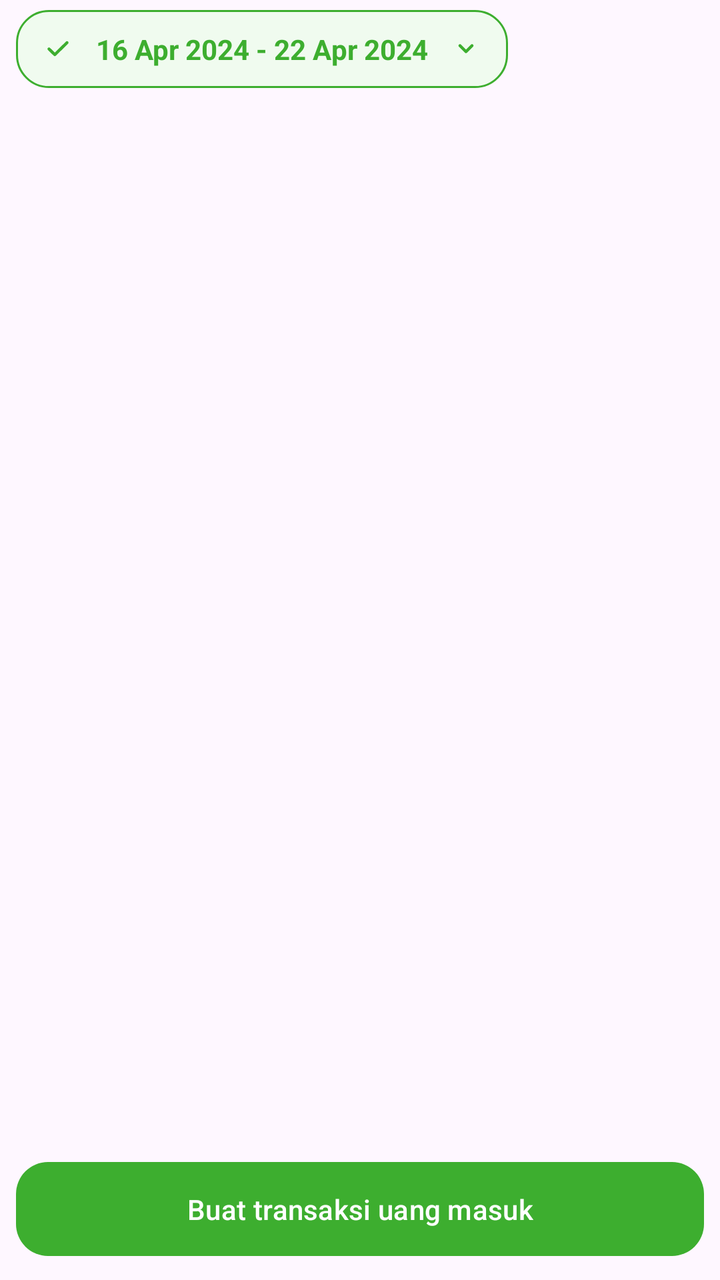
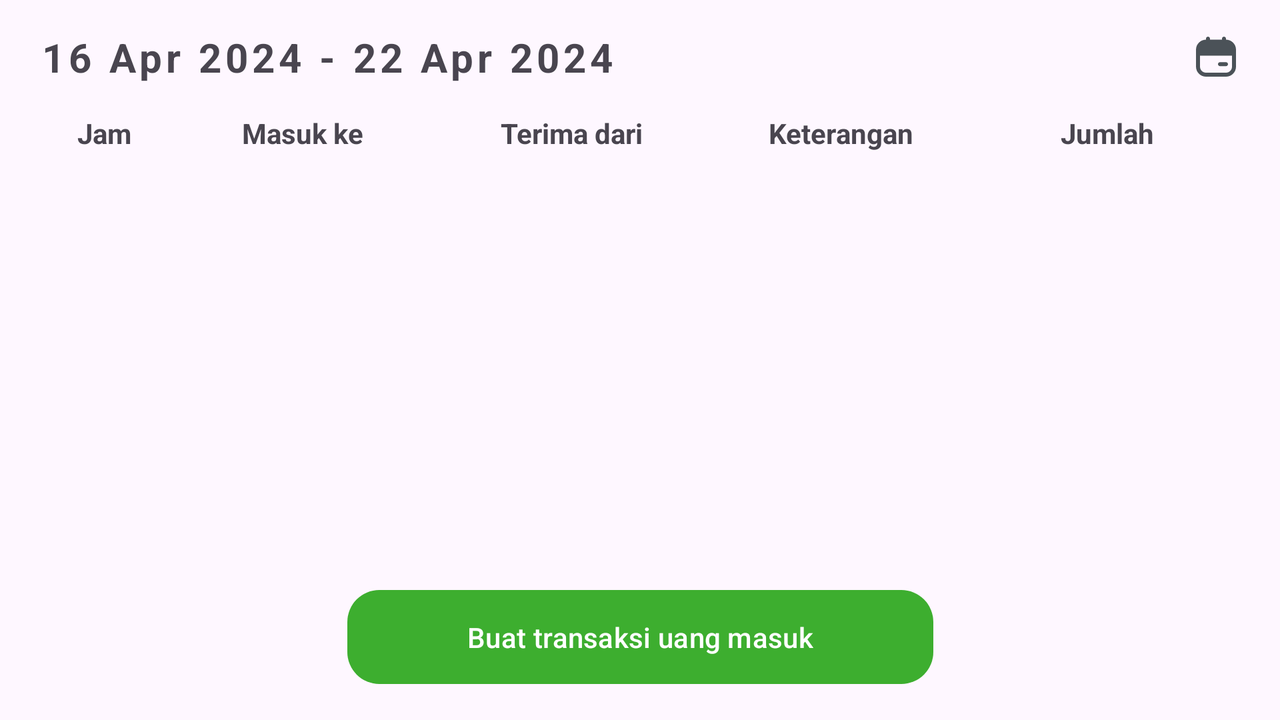

The same Android screen from two of the app's own layout files: first res/layout/ as a phone draws it, then the repository's variant for another configuration, drawn on a device whose configuration selects that folder. Both files follow.
<!-- AndroidManifest.xml: application theme Theme.UangMasukKeluar -->
<!-- res/layout/fragment_uang_masuk_main.xml -->
<?xml version="1.0" encoding="utf-8"?>
<androidx.constraintlayout.widget.ConstraintLayout xmlns:android="http://schemas.android.com/apk/res/android"
    xmlns:app="http://schemas.android.com/apk/res-auto"
    xmlns:tools="http://schemas.android.com/tools"
    android:layout_width="match_parent"
    android:layout_height="match_parent"
    android:paddingHorizontal="8dp"
    tools:context=".ui.finance.masuk.UangMasukMainFragment">

    <LinearLayout
        android:id="@+id/llNoData"
        android:layout_width="match_parent"
        android:layout_height="wrap_content"
        android:orientation="vertical"
        android:visibility="gone"
        app:layout_constraintBottom_toBottomOf="parent"
        app:layout_constraintTop_toTopOf="parent">

        <ImageView
            android:layout_width="match_parent"
            android:layout_height="300dp"
            android:padding="20dp"
            android:src="@drawable/no_data_finance" />

        <com.google.android.material.button.MaterialButton
            android:id="@+id/btAturPeriode"
            android:layout_width="wrap_content"
            android:layout_height="wrap_content"
            android:layout_gravity="center_horizontal"
            android:backgroundTint="@color/colorSecondary"
            android:text="Atur Periode"
            android:textColor="@color/colorPrimary" />

    </LinearLayout>

    <TextView
        android:id="@+id/tvPeriode"
        android:layout_width="wrap_content"
        android:layout_height="wrap_content"
        android:layout_marginTop="5dp"
        android:background="@drawable/rounded_background_green"
        android:drawablePadding="10dp"
        android:paddingHorizontal="12dp"
        android:paddingVertical="10dp"
        android:textColor="@color/colorPrimary"
        android:textStyle="bold"
        app:drawableEndCompat="@drawable/ic_arrow_down_chev"
        app:drawableStartCompat="@drawable/ic_check"
        app:layout_constraintStart_toStartOf="parent"
        app:layout_constraintTop_toTopOf="parent"
        tools:text="16 Apr 2024 - 22 Apr 2024" />

    <androidx.recyclerview.widget.RecyclerView
        android:id="@+id/recyclerView"
        android:layout_width="match_parent"
        android:layout_height="0dp"
        android:layout_marginTop="10dp"
        android:orientation="vertical"
        app:layoutManager="androidx.recyclerview.widget.LinearLayoutManager"
        app:layout_constraintBottom_toTopOf="@+id/btInsertuangMasuk"
        app:layout_constraintTop_toBottomOf="@+id/tvPeriode"
        tools:listitem="@layout/item_finance_by_date" />

    <com.google.android.material.button.MaterialButton
        android:id="@+id/btInsertuangMasuk"
        android:layout_width="match_parent"
        android:layout_height="wrap_content"
        android:layout_marginVertical="8dp"
        android:paddingVertical="14dp"
        android:text="Buat transaksi uang masuk"
        app:layout_constraintBottom_toBottomOf="parent" />

</androidx.constraintlayout.widget.ConstraintLayout>
<!-- res/layout/item_finance_by_date.xml (included above) -->
<?xml version="1.0" encoding="utf-8"?>
<LinearLayout xmlns:android="http://schemas.android.com/apk/res/android"
    xmlns:tools="http://schemas.android.com/tools"
    android:layout_width="match_parent"
    android:layout_height="wrap_content"
    xmlns:app="http://schemas.android.com/apk/res-auto"
    android:orientation="vertical">

    <LinearLayout
        android:layout_width="match_parent"
        android:layout_height="wrap_content"
        android:orientation="horizontal"
        android:paddingHorizontal="16dp">

        <TextView
            android:id="@+id/tvTanggal"
            android:layout_width="0dp"
            android:layout_height="wrap_content"
            android:layout_weight="1"
            android:paddingVertical="5dp"
            android:textSize="16sp"
            android:textStyle="bold"
            tools:text="Senin, 22 April 2024" />

        <TextView
            android:id="@+id/tvTotal"
            android:layout_width="0dp"
            android:layout_height="wrap_content"
            android:layout_weight="1"
            android:gravity="end"
            android:paddingVertical="5dp"
            android:textColor="@color/colorPrimary"
            android:textSize="16sp"
            android:textStyle="bold"
            tools:text="Rp 410.000" />

    </LinearLayout>

    <androidx.recyclerview.widget.RecyclerView
        android:id="@+id/recyclerView"
        android:layout_width="match_parent"
        android:layout_height="wrap_content"
        app:layoutManager="androidx.recyclerview.widget.LinearLayoutManager"
        android:orientation="vertical"
        tools:listitem="@layout/item_finance_detail"/>

</LinearLayout>
<!-- res/layout/item_finance_detail.xml (included above) -->
<?xml version="1.0" encoding="utf-8"?>
<LinearLayout xmlns:android="http://schemas.android.com/apk/res/android"
    xmlns:app="http://schemas.android.com/apk/res-auto"
    xmlns:tools="http://schemas.android.com/tools"
    android:layout_width="match_parent"
    android:layout_height="wrap_content"
    android:orientation="horizontal"
    android:paddingVertical="10dp"
    android:paddingHorizontal="16dp">

    <ImageView
        android:layout_width="40dp"
        android:layout_height="40dp"
        android:src="@drawable/ic_wallet" />

    <LinearLayout
        android:layout_width="match_parent"
        android:layout_height="wrap_content"
        android:orientation="vertical">

        <TextView
            android:id="@+id/tv_time"
            android:layout_width="match_parent"
            android:layout_height="wrap_content"
            android:textColor="#888888"
            tools:text="08:42:56" />

        <LinearLayout
            android:layout_width="match_parent"
            android:layout_height="wrap_content"
            android:orientation="horizontal">

            <TextView
                android:id="@+id/tvTerimaDari"
                android:layout_width="0dp"
                android:layout_height="wrap_content"
                android:layout_weight="1"
                android:paddingVertical="5dp"
                android:textSize="16sp"
                android:textStyle="bold"
                tools:text="Miracle Westervelt" />

            <TextView
                android:id="@+id/tvTotal"
                android:layout_width="0dp"
                android:layout_height="wrap_content"
                android:layout_weight="1"
                android:gravity="end"
                android:paddingVertical="5dp"
                android:textSize="16sp"
                android:textStyle="bold"
                tools:text="Rp 260.000" />
        </LinearLayout>

        <TextView
            android:id="@+id/tvMasukKe"
            android:layout_width="match_parent"
            android:layout_height="wrap_content"
            android:textColor="#888888"
            android:paddingVertical="5dp"
            tools:text="Kasir perangkat ke-49" />

        <TextView
            android:id="@+id/tvKeterangan"
            android:layout_width="match_parent"
            android:layout_height="wrap_content"
            android:drawableStart="@drawable/ic_note"
            android:drawablePadding="10dp"
            android:paddingVertical="5dp"
            android:background="@drawable/rounded_background_white_outline_black"
            android:textColor="#888888"
            android:paddingHorizontal="10dp"
            android:layout_marginEnd="20dp"
            tools:text="menjual kardus" />


    </LinearLayout>


</LinearLayout>
<!-- resources referenced by this layout -->
<resources>
  <color name="colorPrimary">#3DAE2F</color>
  <color name="colorSecondary">#F0FBEF</color>
  <!-- drawable ic_arrow_down_chev (drawable) -->
  <vector xmlns:android="http://schemas.android.com/apk/res/android"
      android:width="18dp"
      android:height="18dp"
      android:viewportWidth="18"
      android:viewportHeight="18">
    <path
        android:pathData="M9,11.25C8.805,11.25 8.617,11.175 8.467,11.032L5.467,8.032C5.175,7.74 5.175,7.26 5.467,6.967C5.76,6.675 6.24,6.675 6.532,6.967L9,9.435L11.467,6.967C11.76,6.675 12.232,6.675 12.525,6.967C12.817,7.26 12.817,7.732 12.525,8.025L9.525,11.025C9.375,11.175 9.187,11.242 8.992,11.242L9,11.25Z"
        android:fillColor="#3DAE2F"/>
  </vector>
  <!-- drawable ic_check (drawable) -->
  <vector xmlns:android="http://schemas.android.com/apk/res/android"
      android:width="18dp"
      android:height="18dp"
      android:viewportWidth="18"
      android:viewportHeight="18">
    <path
        android:pathData="M7.403,12.75C7.215,12.75 7.02,12.675 6.878,12.533L3.975,9.683C3.683,9.39 3.675,8.918 3.968,8.625C4.26,8.333 4.733,8.325 5.025,8.618L7.403,10.95L12.975,5.468C13.268,5.175 13.748,5.183 14.033,5.475C14.325,5.768 14.318,6.248 14.025,6.533L7.928,12.533C7.785,12.675 7.59,12.75 7.403,12.75Z"
        android:fillColor="#3DAE2F"/>
  </vector>
  <!-- drawable rounded_background_green (drawable) -->
  <shape xmlns:android="http://schemas.android.com/apk/res/android"
      android:shape="rectangle">
  
      <solid android:color="@color/colorSecondary" />
  
      <corners android:radius="16dp" />
  
      <stroke
          android:width="1dp"
          android:color="@color/colorPrimary" />
  </shape>
  <!-- drawable rounded_background_white_outline_black (drawable) -->
  <shape xmlns:android="http://schemas.android.com/apk/res/android"
      android:shape="rectangle">
  
      <solid android:color="@color/white" />
  
      <corners android:radius="16dp" />
  
      <stroke
          android:width="1dp"
          android:color="#ECEDEF" />
  </shape>
  <style name="Theme.UangMasukKeluar" parent="Base.Theme.UangMasukKeluar" />
  <color name="white">#FFFFFFFF</color>
  <style name="Base.Theme.UangMasukKeluar" parent="Theme.Material3.Light.NoActionBar">
          <item name="colorPrimary">@color/colorPrimary</item>
          <item name="colorSecondaryContainer">@color/colorTertiary</item>
          <item name="colorPrimaryContainer">@color/black</item>
          <item name="materialButtonStyle">@style/buttonStyle</item>
          <item name="bottomSheetDialogTheme">@style/bottomSheetDialogStyle</item>
      </style>
  <color name="colorTertiary">#E6FAD5</color>
  <color name="black">#FF000000</color>
  <style name="buttonStyle" parent="Widget.Material3.Button">
          <item name="backgroundTint">@color/colorPrimary</item>
          <item name="android:textColor">@color/white</item>
          <item name="android:textAllCaps">false</item>
          <item name="shapeAppearanceOverlay">@style/roundedButton</item>
      </style>
  <style name="bottomSheetDialogStyle" parent="Theme.Material3.Light.BottomSheetDialog">
          <item name="bottomSheetStyle">@style/CustomBottomSheetStyle</item>
      </style>
  <style name="roundedButton" parent="">
          <item name="cornerFamily">rounded</item>
          <item name="cornerSize">16dp</item>
      </style>
  <style name="CustomBottomSheetStyle" parent="Widget.Material3.BottomSheet.Modal">
          <item name="shapeAppearanceOverlay">@style/roundedBottomSheetShape</item>
      </style>
  <style name="roundedBottomSheetShape" parent="ShapeAppearance.Material3.MediumComponent">
          <item name="cornerFamily">rounded</item>
          <item name="cornerSizeTopLeft">16dp</item>
          <item name="cornerSizeTopRight">16dp</item>
          <item name="cornerSizeBottomLeft">0dp</item>
          <item name="cornerSizeBottomRight">0dp</item>
      </style>
</resources>
<!-- res/layout-land/fragment_uang_masuk_main.xml (the repository's variant of the layout above) -->
<!-- drawn on the phone turned sideways -->
<?xml version="1.0" encoding="utf-8"?>
<androidx.constraintlayout.widget.ConstraintLayout xmlns:android="http://schemas.android.com/apk/res/android"
    xmlns:app="http://schemas.android.com/apk/res-auto"
    xmlns:tools="http://schemas.android.com/tools"
    android:layout_width="match_parent"
    android:layout_height="match_parent"
    android:paddingHorizontal="8dp"
    tools:context=".ui.finance.masuk.UangMasukMainFragment">

    <LinearLayout
        android:id="@+id/llNoData"
        android:layout_width="match_parent"
        android:layout_height="wrap_content"
        android:orientation="vertical"
        android:visibility="gone"
        app:layout_constraintBottom_toBottomOf="parent"
        app:layout_constraintTop_toTopOf="parent">

        <ImageView
            android:layout_width="match_parent"
            android:layout_height="300dp"
            android:padding="20dp"
            android:src="@drawable/no_data_finance" />

        <com.google.android.material.button.MaterialButton
            android:id="@+id/btAturPeriode"
            android:layout_width="wrap_content"
            android:layout_height="wrap_content"
            android:layout_gravity="center_horizontal"
            android:backgroundTint="@color/colorSecondary"
            android:text="Atur Periode"
            android:textColor="@color/colorPrimary" />

    </LinearLayout>

    <TextView
        android:id="@+id/tvPeriode"
        android:layout_width="match_parent"
        android:layout_height="wrap_content"
        android:layout_marginTop="5dp"
        android:drawableEnd="@drawable/ic_bold_calendar"
        android:drawablePadding="10dp"
        android:letterSpacing="0.1"
        android:paddingHorizontal="12dp"
        android:paddingVertical="10dp"
        android:textSize="20sp"
        android:textStyle="bold"
        app:layout_constraintStart_toStartOf="parent"
        app:layout_constraintTop_toTopOf="parent"
        tools:text="16 Apr 2024 - 22 Apr 2024" />

    <LinearLayout
        android:id="@+id/ll_table_title"
        android:layout_width="match_parent"
        android:layout_height="wrap_content"
        android:orientation="horizontal"
        app:layout_constraintTop_toBottomOf="@id/tvPeriode">

        <TextView
            android:id="@+id/tv_time"
            android:layout_width="0dp"
            android:layout_height="wrap_content"
            android:layout_weight="0.8"
            android:gravity="center"
            android:paddingVertical="5dp"
            android:text="Jam"
            android:textStyle="bold" />

        <TextView
            android:id="@+id/tvMasukKe"
            android:layout_width="0dp"
            android:layout_height="wrap_content"
            android:layout_weight="1"
            android:gravity="center"
            android:paddingVertical="5dp"
            android:textStyle="bold"
            android:text="Masuk ke" />

        <TextView
            android:id="@+id/tvTerimaDari"
            android:layout_width="wrap_content"
            android:layout_height="wrap_content"
            android:layout_weight="0.8"
            android:gravity="center"
            android:paddingVertical="5dp"
            android:text="Terima dari"
            android:textStyle="bold" />

        <TextView
            android:id="@+id/tvKeterangan"
            android:layout_width="0dp"
            android:layout_height="wrap_content"
            android:layout_weight="1"
            android:drawablePadding="10dp"
            android:gravity="center"
            android:paddingVertical="5dp"
            android:text="Keterangan"
            android:textStyle="bold" />

        <TextView
            android:id="@+id/tvTotal"
            android:layout_width="wrap_content"
            android:layout_height="wrap_content"
            android:layout_weight="1"
            android:gravity="center"
            android:paddingVertical="5dp"
            android:text="Jumlah"
            android:textStyle="bold" />


    </LinearLayout>

    <androidx.recyclerview.widget.RecyclerView
        android:id="@+id/recyclerView"
        android:layout_width="match_parent"
        android:layout_height="0dp"
        android:layout_marginTop="10dp"
        android:orientation="vertical"
        app:layoutManager="androidx.recyclerview.widget.LinearLayoutManager"
        app:layout_constraintBottom_toTopOf="@+id/btInsertuangMasuk"
        app:layout_constraintTop_toBottomOf="@+id/ll_table_title"
        tools:listitem="@layout/item_finance_by_date" />

    <com.google.android.material.button.MaterialButton
        android:id="@+id/btInsertuangMasuk"
        android:layout_width="wrap_content"
        android:layout_height="wrap_content"
        android:layout_marginVertical="14dp"
        android:paddingHorizontal="60dp"
        android:paddingVertical="14dp"
        android:text="Buat transaksi uang masuk"
        app:layout_constraintBottom_toBottomOf="parent"
        app:layout_constraintEnd_toEndOf="parent"
        app:layout_constraintStart_toStartOf="parent" />

</androidx.constraintlayout.widget.ConstraintLayout>
<!-- resources referenced by the variant -->
<!-- as the phone turned sideways resolves them -->
<resources>
  <color name="colorPrimary">#3DAE2F</color>
  <color name="colorSecondary">#F0FBEF</color>
  <!-- drawable ic_bold_calendar (drawable) -->
  <vector xmlns:android="http://schemas.android.com/apk/res/android"
      android:width="24dp"
      android:height="24dp"
      android:viewportWidth="24"
      android:viewportHeight="24">
    <path
        android:pathData="M17,3.5V3C17,2.45 16.55,2 16,2C15.45,2 15,2.45 15,3V3.5H9V3C9,2.45 8.55,2 8,2C7.45,2 7,2.45 7,3V3.5C4.24,3.5 2,5.74 2,8.5V17C2,19.76 4.24,22 7,22H17C19.76,22 22,19.76 22,17V8.5C22,5.74 19.76,3.5 17,3.5ZM20,17C20,18.65 18.65,20 17,20H7C5.34,20 4,18.65 4,17V11.5H20V17Z"
        android:fillColor="#4B5258"/>
    <path
        android:pathData="M17,16.75H14C13.45,16.75 13,16.3 13,15.75C13,15.2 13.45,14.75 14,14.75H17C17.55,14.75 18,15.2 18,15.75C18,16.3 17.55,16.75 17,16.75Z"
        android:fillColor="#4B5258"/>
  </vector>
  <!-- drawable rounded_background_white_outline_black (drawable) -->
  <shape xmlns:android="http://schemas.android.com/apk/res/android"
      android:shape="rectangle">
  
      <solid android:color="@color/white" />
  
      <corners android:radius="16dp" />
  
      <stroke
          android:width="1dp"
          android:color="#ECEDEF" />
  </shape>
  <style name="Theme.UangMasukKeluar" parent="Base.Theme.UangMasukKeluar" />
  <color name="white">#FFFFFFFF</color>
  <style name="Base.Theme.UangMasukKeluar" parent="Theme.Material3.Light.NoActionBar">
          <item name="colorPrimary">@color/colorPrimary</item>
          <item name="colorSecondaryContainer">@color/colorTertiary</item>
          <item name="colorPrimaryContainer">@color/black</item>
          <item name="materialButtonStyle">@style/buttonStyle</item>
          <item name="bottomSheetDialogTheme">@style/bottomSheetDialogStyle</item>
      </style>
  <color name="colorTertiary">#E6FAD5</color>
  <color name="black">#FF000000</color>
  <style name="buttonStyle" parent="Widget.Material3.Button">
          <item name="backgroundTint">@color/colorPrimary</item>
          <item name="android:textColor">@color/white</item>
          <item name="android:textAllCaps">false</item>
          <item name="shapeAppearanceOverlay">@style/roundedButton</item>
      </style>
  <style name="bottomSheetDialogStyle" parent="Theme.Material3.Light.BottomSheetDialog">
          <item name="bottomSheetStyle">@style/CustomBottomSheetStyle</item>
      </style>
  <style name="roundedButton" parent="">
          <item name="cornerFamily">rounded</item>
          <item name="cornerSize">16dp</item>
      </style>
  <style name="CustomBottomSheetStyle" parent="Widget.Material3.BottomSheet.Modal">
          <item name="shapeAppearanceOverlay">@style/roundedBottomSheetShape</item>
      </style>
  <style name="roundedBottomSheetShape" parent="ShapeAppearance.Material3.MediumComponent">
          <item name="cornerFamily">rounded</item>
          <item name="cornerSizeTopLeft">16dp</item>
          <item name="cornerSizeTopRight">16dp</item>
          <item name="cornerSizeBottomLeft">0dp</item>
          <item name="cornerSizeBottomRight">0dp</item>
      </style>
</resources>
